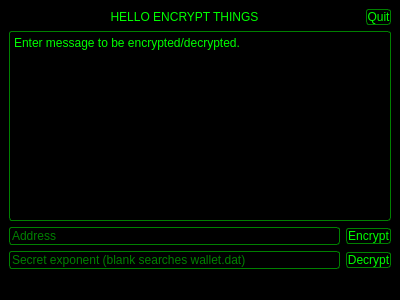
<?xml version="1.0" encoding="UTF-8"?>
<ui version="4.0">
 <class>MainWindow</class>
 <widget class="QMainWindow" name="MainWindow">
  <property name="geometry">
   <rect>
    <x>0</x>
    <y>0</y>
    <width>400</width>
    <height>300</height>
   </rect>
  </property>
  <property name="windowTitle">
   <string>Hermes</string>
  </property>
  <property name="styleSheet">
   <string notr="true">QPushButton::pressed {
    background-color: #0f0;
    color: black;
}
QWidget {
    background-color: black;
    color: #0f0;
}
QPlainTextEdit, QLineEdit, QPushButton {
    border: 1px solid green;
    padding: 0.2em;
    border-radius: 3px;
}
QStatusBar {
    color: #999;
}</string>
  </property>
  <widget class="QWidget" name="centralwidget">
   <layout class="QVBoxLayout" name="verticalLayout">
    <item>
     <layout class="QHBoxLayout" name="horizontalLayout">
      <item>
       <widget class="QLabel" name="status">
        <property name="sizePolicy">
         <sizepolicy hsizetype="MinimumExpanding" vsizetype="Preferred">
          <horstretch>0</horstretch>
          <verstretch>0</verstretch>
         </sizepolicy>
        </property>
        <property name="text">
         <string>HELLO ENCRYPT THINGS</string>
        </property>
        <property name="alignment">
         <set>Qt::AlignCenter</set>
        </property>
       </widget>
      </item>
      <item>
       <widget class="QPushButton" name="quit">
        <property name="text">
         <string>Quit</string>
        </property>
       </widget>
      </item>
     </layout>
    </item>
    <item>
     <widget class="QPlainTextEdit" name="message">
      <property name="plainText">
       <string>Enter message to be encrypted/decrypted.</string>
      </property>
     </widget>
    </item>
    <item>
     <layout class="QGridLayout" name="gridLayout">
      <item row="1" column="1">
       <widget class="QPushButton" name="decrypt">
        <property name="text">
         <string>Decrypt</string>
        </property>
       </widget>
      </item>
      <item row="0" column="0">
       <widget class="QLineEdit" name="address">
        <property name="placeholderText">
         <string>Address</string>
        </property>
       </widget>
      </item>
      <item row="1" column="0">
       <widget class="QLineEdit" name="secret_exponent">
        <property name="placeholderText">
         <string>Secret exponent (blank searches wallet.dat)</string>
        </property>
       </widget>
      </item>
      <item row="0" column="1">
       <widget class="QPushButton" name="encrypt">
        <property name="text">
         <string>Encrypt</string>
        </property>
       </widget>
      </item>
     </layout>
    </item>
   </layout>
  </widget>
  <widget class="QStatusBar" name="statusBar"/>
 </widget>
 <resources/>
 <connections/>
</ui>
